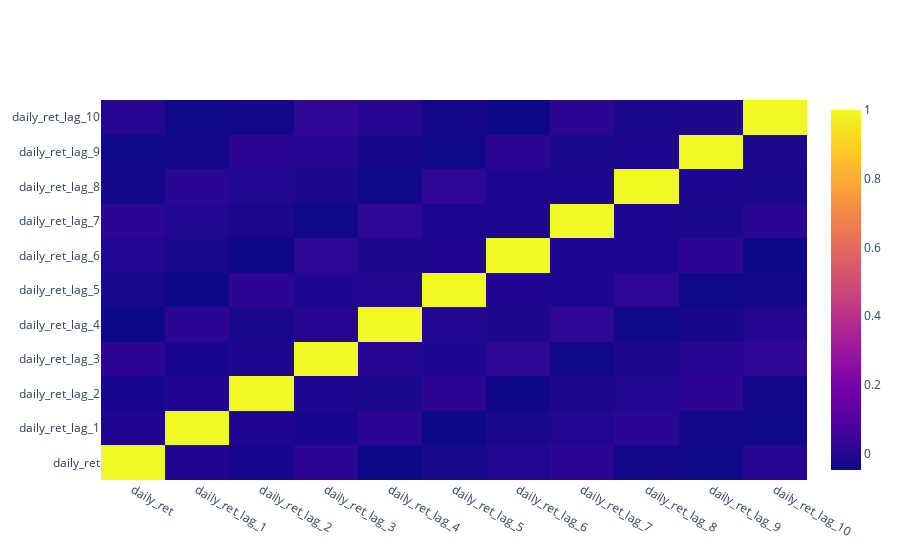

The notebook cell saved with this chart:
### Code cell
# Plot correlation for lag features only
features = ['daily_ret']
for n in range(1,N+1,1):
    features.append("daily_ret_lag_"+str(n))
        
corr_matrix = df_lags[features].corr()

z_list = []
for feat in features:
    z_list.append(corr_matrix.loc[:, feat][features])

fig = go.Figure(data=go.Heatmap(
                   z=z_list,
                   x=features,
                   y=features))
pyo.iplot(fig, filename='StockReturnsPrediction_v4_corr_matrix_lags')

### Figure 1 — Plotly figure (JSON) as saved in the notebook; plotly's stock layout.template omitted (floating-point values rounded to 4 significant figures)
{"data": [{"type": "heatmap", "x": ["daily_ret", "daily_ret_lag_1", "daily_ret_lag_2", "daily_ret_lag_3", "daily_ret_lag_4", "daily_ret_lag_5", "daily_ret_lag_6", "daily_ret_lag_7", "daily_ret_lag_8", "daily_ret_lag_9", "daily_ret_lag_10"], "y": ["daily_ret", "daily_ret_lag_1", "daily_ret_lag_2", "daily_ret_lag_3", "daily_ret_lag_4", "daily_ret_lag_5", "daily_ret_lag_6", "daily_ret_lag_7", "daily_ret_lag_8", "daily_ret_lag_9", "daily_ret_lag_10"], "z": [[1, -0.009077, -0.02562, 0.01394, -0.04785, -0.02321, -0.006594, 0.01339, -0.03764, -0.04041, 0.0003284], [-0.009077, 1, -0.008933, -0.02509, 0.01354, -0.04835, -0.02354, -0.00688, 0.01338, -0.03812, -0.04079], [-0.02562, -0.008933, 1, -0.01318, -0.02297, 0.01547, -0.04698, -0.02219, -0.006815, 0.01533, -0.03664], [0.01394, -0.02509, -0.01318, 1, -0.000884, -0.01261, 0.02386, -0.03977, -0.02207, 0.003897, 0.02435], [-0.04785, 0.01354, -0.02297, -0.000884, 1, -0.006604, -0.01705, 0.01979, -0.04011, -0.02798, -0.0007994], [-0.02321, -0.04835, 0.01547, -0.01261, -0.006604, 1, -0.01037, -0.02069, 0.01966, -0.04525, -0.03212], [-0.006594, -0.02354, -0.04698, 0.02386, -0.01705, -0.01037, 1, -0.01314, -0.02085, 0.01595, -0.04848], [0.01339, -0.00688, -0.02219, -0.03977, 0.01979, -0.02069, -0.01314, 1, -0.01329, -0.02454, 0.01305], [-0.03764, 0.01338, -0.006815, -0.02207, -0.04011, 0.01966, -0.02085, -0.01329, 1, -0.0135, -0.02473], [-0.04041, -0.03812, 0.01533, 0.003897, -0.02798, -0.04525, 0.01595, -0.02454, -0.0135, 1, -0.01763], [0.0003284, -0.04079, -0.03664, 0.02435, -0.0007994, -0.03212, -0.04848, 0.01305, -0.02473, -0.01763, 1]]}], "layout": {}}
